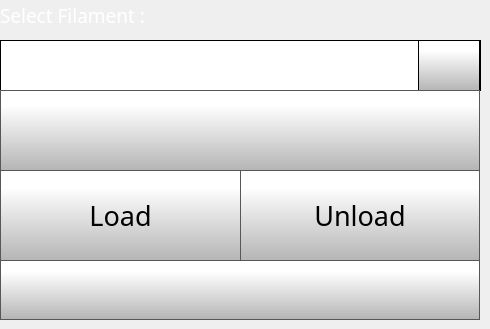
    <widget class="QWidget" name="changeFilamentPage">
     <widget class="QLabel" name="selectFilamentlabel">
      <property name="geometry">
       <rect>
        <x>0</x>
        <y>0</y>
        <width>381</width>
        <height>31</height>
       </rect>
      </property>
      <property name="font">
       <font>
        <family>Gotham Light</family>
        <pointsize>14</pointsize>
        <weight>50</weight>
        <bold>false</bold>
       </font>
      </property>
      <property name="styleSheet">
       <string notr="true">color: rgb(255, 255, 255);</string>
      </property>
      <property name="text">
       <string>Select Filament :</string>
      </property>
     </widget>
     <widget class="QComboBox" name="changeFilamentComboBox">
      <property name="geometry">
       <rect>
        <x>0</x>
        <y>40</y>
        <width>481</width>
        <height>51</height>
       </rect>
      </property>
      <property name="font">
       <font>
        <family>Gotham</family>
        <pointsize>24</pointsize>
       </font>
      </property>
      <property name="styleSheet">
       <string notr="true"> QScrollBar:vertical {
     border: 1px solid black;
border-radius: 5px;
    background-color: rgb(40,40,40);
     width: 60px;
     margin: 67px 0 67px 0;
 }

/* Sets up the color and height of handle */
QScrollBar::handle:vertical {
border-radius: 5px;
background: qlineargradient(spread:pad, x1:0, y1:1, x2:0, y2:0.188, stop:0 rgba(180, 180, 180, 255), stop:1 rgba(255, 255, 255, 255));
min-height: 7px;
}


QScrollBar::add-line:vertical {
     border: 1px solid black;
background: qlineargradient(spread:pad, x1:0, y1:1, x2:0, y2:0.188, stop:0 rgba(180, 180, 180, 255), stop:1 rgba(255, 255, 255, 255));
     height:65px;
border-radius: 5px;
     subcontrol-position: bottom;
     subcontrol-origin: margin;
 }

 QScrollBar::sub-line:vertical {
     border: 1px solid black;
background: qlineargradient(spread:pad, x1:0, y1:1, x2:0, y2:0.188, stop:0 rgba(180, 180, 180, 255), stop:1 rgba(255, 255, 255, 255));
     height: 65px;
border-radius: 5px;
     subcontrol-position: top;
     subcontrol-origin: margin;
 }

QScrollBar::up-arrow:vertical {
 image: url(./templates/img/arrows.png);
    width: 40px;
    height: 40px;
 padding: 5px;
 }
QScrollBar::down-arrow:vertical {
 image: url(./templates/img/arrows-5.png);
    width: 40px;
    height: 40px;
 padding: 5px;
 }

/* need this to get rid of crosshatching on scrollbar background */
QScrollBar::add-page:vertical, QScrollBar::sub-page:vertical {
background: none;
}

QComboBox {
border: 1px solid black;
    padding: 0px 18px 0px 3px;
    min-width: 6em;

}

QComboBox::item {
	color: rgb(255, 255, 255);
}

QComboBox:editable {
    background: white;
}

QComboBox:!editable, QComboBox::drop-down:editable {
background: white;
}

/* QComboBox gets the &quot;on&quot; state when the popup is open */
QComboBox:!editable:on, QComboBox::drop-down:editable:on {
background: white;
}


QComboBox::drop-down {
border-left: 1px solid black;
border-right: 1px solid black;
	background-color: qlineargradient(spread:pad, x1:0, y1:1, x2:0, y2:0.188, stop:0 rgba(180, 180, 180, 255), stop:1 rgba(255, 255, 255, 255));
    width: 60px;
     height: 50px;

}

QComboBox::down-arrow {

image: url(./templates/img/arrows-5.png);
width: 30px;
height: 30px;

}


QComboBox QAbstractItemView {
    selection-background-color: rgb(40, 40, 40);
    background: white;
}</string>
      </property>
      <property name="editable">
       <bool>false</bool>
      </property>
      <property name="maxVisibleItems">
       <number>8</number>
      </property>
      <property name="iconSize">
       <size>
        <width>30</width>
        <height>30</height>
       </size>
      </property>
     </widget>
     <widget class="QPushButton" name="changeFilamentLoadButton">
      <property name="geometry">
       <rect>
        <x>0</x>
        <y>170</y>
        <width>241</width>
        <height>91</height>
       </rect>
      </property>
      <property name="font">
       <font>
        <family>Gotham</family>
        <pointsize>20</pointsize>
       </font>
      </property>
      <property name="styleSheet">
       <string notr="true">QPushButton {
     border: 1px solid rgb(87, 87, 87);
	background-color: qlineargradient(spread:pad, x1:0, y1:1, x2:0, y2:0.188, stop:0 rgba(180, 180, 180, 255), stop:1 rgba(255, 255, 255, 255));


}

QPushButton:pressed {
    background-color: qlineargradient(x1: 0, y1: 0, x2: 0, y2: 1,
                                      stop: 0 #dadbde, stop: 1 #f6f7fa);
}

QPushButton:flat {
    border: none; /* no border for a flat push button */
}

QPushButton:default {
    border-color: navy; /* make the default button prominent */
}

QPushButton:focus {
	outline: none;
}</string>
      </property>
      <property name="text">
       <string>Load</string>
      </property>
      <property name="icon">
       <iconset>
        <normaloff>../octoprint_Julia3GTouchUI/templates/img/load.png</normaloff>../octoprint_Julia3GTouchUI/templates/img/load.png</iconset>
      </property>
      <property name="iconSize">
       <size>
        <width>60</width>
        <height>60</height>
       </size>
      </property>
     </widget>
     <widget class="QPushButton" name="toolToggleChangeFilamentButton">
      <property name="geometry">
       <rect>
        <x>0</x>
        <y>90</y>
        <width>480</width>
        <height>81</height>
       </rect>
      </property>
      <property name="minimumSize">
       <size>
        <width>0</width>
        <height>0</height>
       </size>
      </property>
      <property name="font">
       <font>
        <family>Gotham</family>
        <pointsize>30</pointsize>
       </font>
      </property>
      <property name="styleSheet">
       <string notr="true">QPushButton {
     border: 1px solid rgb(87, 87, 87);
	background-color: qlineargradient(spread:pad, x1:0, y1:1, x2:0, y2:0.188, stop:0 rgba(180, 180, 180, 255), stop:1 rgba(255, 255, 255, 255));
}

QPushButton:pressed {
    background-color: qlineargradient(x1: 0, y1: 0, x2: 0, y2: 1,
                                      stop: 0 #dadbde, stop: 1 #f6f7fa);
}

QPushButton:flat {
    border: none; /* no border for a flat push button */
}

QPushButton:default {
    border-color: navy; /* make the default button prominent */
}

QPushButton:focus {
	outline: none;
}</string>
      </property>
      <property name="text">
       <string/>
      </property>
      <property name="icon">
       <iconset>
        <normaloff>../octoprint_Julia3GTouchUI/templates/img/NozzleSelect_0.png</normaloff>
        <normalon>../octoprint_Julia3GTouchUI/templates/img/NozzleSelect_1.png</normalon>../octoprint_Julia3GTouchUI/templates/img/NozzleSelect_0.png</iconset>
      </property>
      <property name="iconSize">
       <size>
        <width>120</width>
        <height>50</height>
       </size>
      </property>
      <property name="checkable">
       <bool>true</bool>
      </property>
      <property name="checked">
       <bool>false</bool>
      </property>
      <property name="autoDefault">
       <bool>false</bool>
      </property>
      <property name="default">
       <bool>false</bool>
      </property>
      <property name="flat">
       <bool>false</bool>
      </property>
     </widget>
     <widget class="QPushButton" name="changeFilamentUnloadButton">
      <property name="geometry">
       <rect>
        <x>240</x>
        <y>170</y>
        <width>240</width>
        <height>91</height>
       </rect>
      </property>
      <property name="font">
       <font>
        <family>Gotham</family>
        <pointsize>20</pointsize>
       </font>
      </property>
      <property name="styleSheet">
       <string notr="true">QPushButton {
     border: 1px solid rgb(87, 87, 87);
	background-color: qlineargradient(spread:pad, x1:0, y1:1, x2:0, y2:0.188, stop:0 rgba(180, 180, 180, 255), stop:1 rgba(255, 255, 255, 255));


}

QPushButton:pressed {
    background-color: qlineargradient(x1: 0, y1: 0, x2: 0, y2: 1,
                                      stop: 0 #dadbde, stop: 1 #f6f7fa);
}

QPushButton:flat {
    border: none; /* no border for a flat push button */
}

QPushButton:default {
    border-color: navy; /* make the default button prominent */
}

QPushButton:focus {
	outline: none;
}</string>
      </property>
      <property name="text">
       <string>Unload</string>
      </property>
      <property name="icon">
       <iconset>
        <normaloff>../octoprint_Julia3GTouchUI/templates/img/unload.png</normaloff>../octoprint_Julia3GTouchUI/templates/img/unload.png</iconset>
      </property>
      <property name="iconSize">
       <size>
        <width>60</width>
        <height>60</height>
       </size>
      </property>
     </widget>
     <widget class="QPushButton" name="changeFilamentBackButton">
      <property name="geometry">
       <rect>
        <x>0</x>
        <y>260</y>
        <width>480</width>
        <height>60</height>
       </rect>
      </property>
      <property name="minimumSize">
       <size>
        <width>0</width>
        <height>0</height>
       </size>
      </property>
      <property name="font">
       <font>
        <family>Gotham Light</family>
        <pointsize>9</pointsize>
       </font>
      </property>
      <property name="styleSheet">
       <string notr="true">QPushButton {
     border: 1px solid rgb(87, 87, 87);
	background-color: qlineargradient(spread:pad, x1:0, y1:1, x2:0, y2:0.188, stop:0 rgba(180, 180, 180, 255), stop:1 rgba(255, 255, 255, 255));


}

QPushButton:pressed {
    background-color: qlineargradient(x1: 0, y1: 0, x2: 0, y2: 1,
                                      stop: 0 #dadbde, stop: 1 #f6f7fa);
}

QPushButton:flat {
    border: none; /* no border for a flat push button */
}

QPushButton:default {
    border-color: navy; /* make the default button prominent */
}

QPushButton:focus {
	outline: none;
}</string>
      </property>
      <property name="text">
       <string/>
      </property>
      <property name="icon">
       <iconset>
        <normaloff>../octoprint_Julia3GTouchUI/templates/img/arrows-4.png</normaloff>../octoprint_Julia3GTouchUI/templates/img/arrows-4.png</iconset>
      </property>
      <property name="iconSize">
       <size>
        <width>50</width>
        <height>50</height>
       </size>
      </property>
      <property name="checkable">
       <bool>false</bool>
      </property>
      <property name="autoDefault">
       <bool>false</bool>
      </property>
      <property name="default">
       <bool>false</bool>
      </property>
      <property name="flat">
       <bool>false</bool>
      </property>
     </widget>
    </widget>
